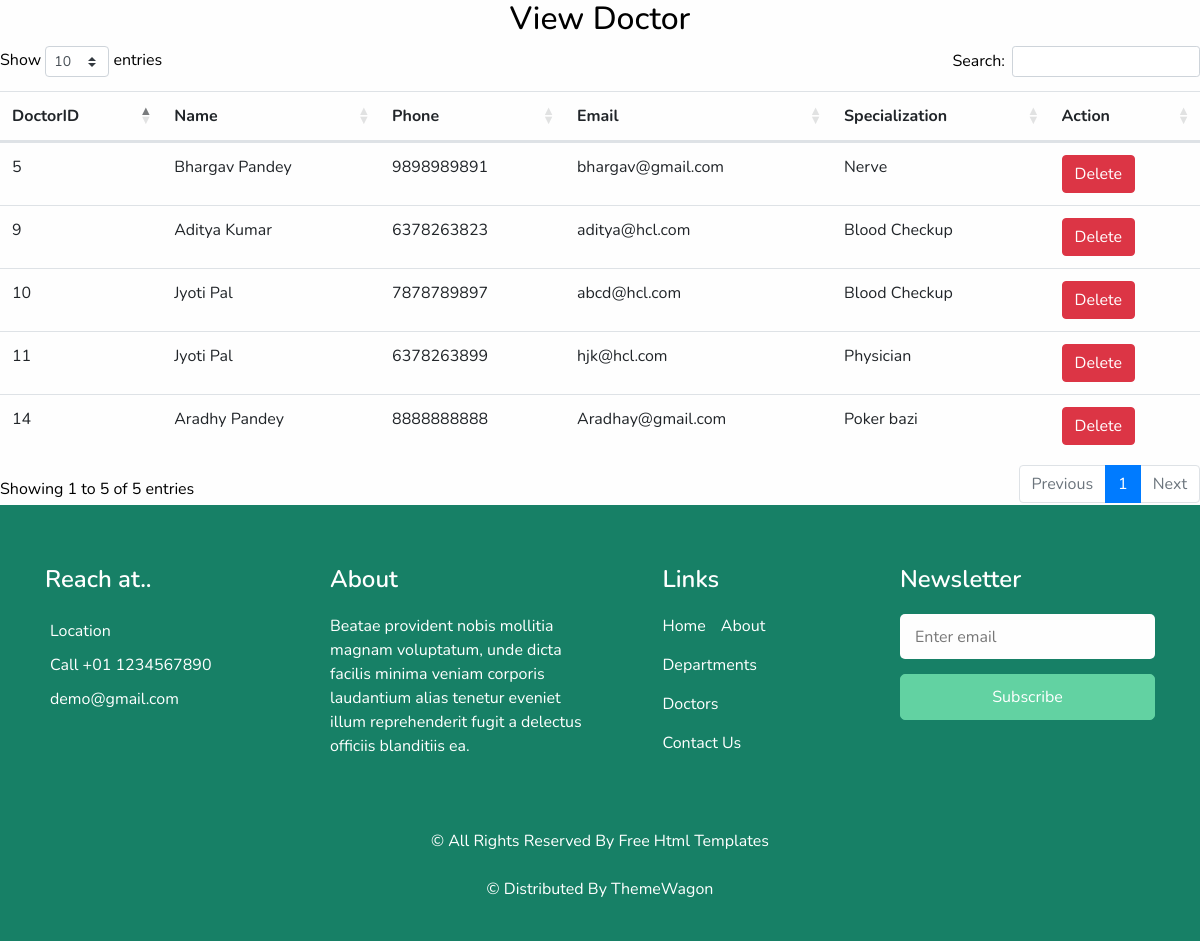
/view_doctor/ (signed in), run on the app's committed database.
### hospital/models.py (models this page shows, shortened)
class Doctor(models.Model):
    name = models.CharField(max_length=100)
    specialization = models.CharField(max_length=100)
    phone = models.CharField(max_length=15)
    email = models.EmailField(unique=True)

### hospital/views.py (the view)
# urls.py: path('view_doctor/', views.view_Doctor, name='view_doctor'),
@otp_required
def view_Doctor(request):
    if not request.user.is_staff:
        return redirect('two_factor:login')
    doc = Doctor.objects.all()
    d = {'doc': doc}
    return render(request, 'view_doctor.html', d)

### hospital/templates/view_doctor.html
{% include 'base.html' %}
{% load static %}
{% block content %}
<div>
    <h2 class="text-center">View Doctor</h2>
    <table id="example" class="table table-hover">
        <thead>
            <tr>
                <th>DoctorID</th>
                <th>Name</th>
                <th>Phone</th>
                <th>Email</th>
                <th>Specialization</th>
                <th>Action</th>
            </tr>
        </thead>
        <tbody>
            {% for i in doc %}
                <tr>
                    <td>{{ i.id }}</td>
                    <td>{{ i.name }}</td>
                    <td>{{ i.phone }}</td>
                    <td>{{ i.email }}</td>
                    <td>{{ i.specialization }}</td>
                    <td>
                        <a href="{% url 'Delete_Doctor' pid=i.id %}"
                           onclick="return confirm('Are you sure you want to delete this doctor?')" class="btn btn-danger">Delete</a>
                    </td>
                </tr>
            {% endfor %}
        </tbody>
    </table>
</div>
{% endblock %}
{% include 'footer.html' %}

### hospital/static/css/style.css (style rules this page uses)
body { font-family: 'Nunito', sans-serif; color: #000000; background-color: #fefefe; overflow-x: hidden; }
a, a:hover, a:focus { text-decoration: none; }
.btn, .btn:focus { outline: none !important; -webkit-box-shadow: none; box-shadow: none; }

### data on the page
Doctor: id "5", name "Bhargav Pandey", phone "9898989891", email "bhargav@gmail.com", specialization "Nerve"
Doctor: id "9", name "Aditya Kumar", phone "6378263823", email "aditya@hcl.com", specialization "Blood Checkup"
Doctor: id "10", name "Jyoti Pal", phone "7878789897", email "abcd@hcl.com", specialization "Blood Checkup"
Doctor: id "11", name "Jyoti Pal", phone "6378263899", email "hjk@hcl.com", specialization "Physician"
Doctor: id "14", name "Aradhy Pandey", phone "8888888888", email "Aradhay@gmail.com", specialization "Poker bazi"
